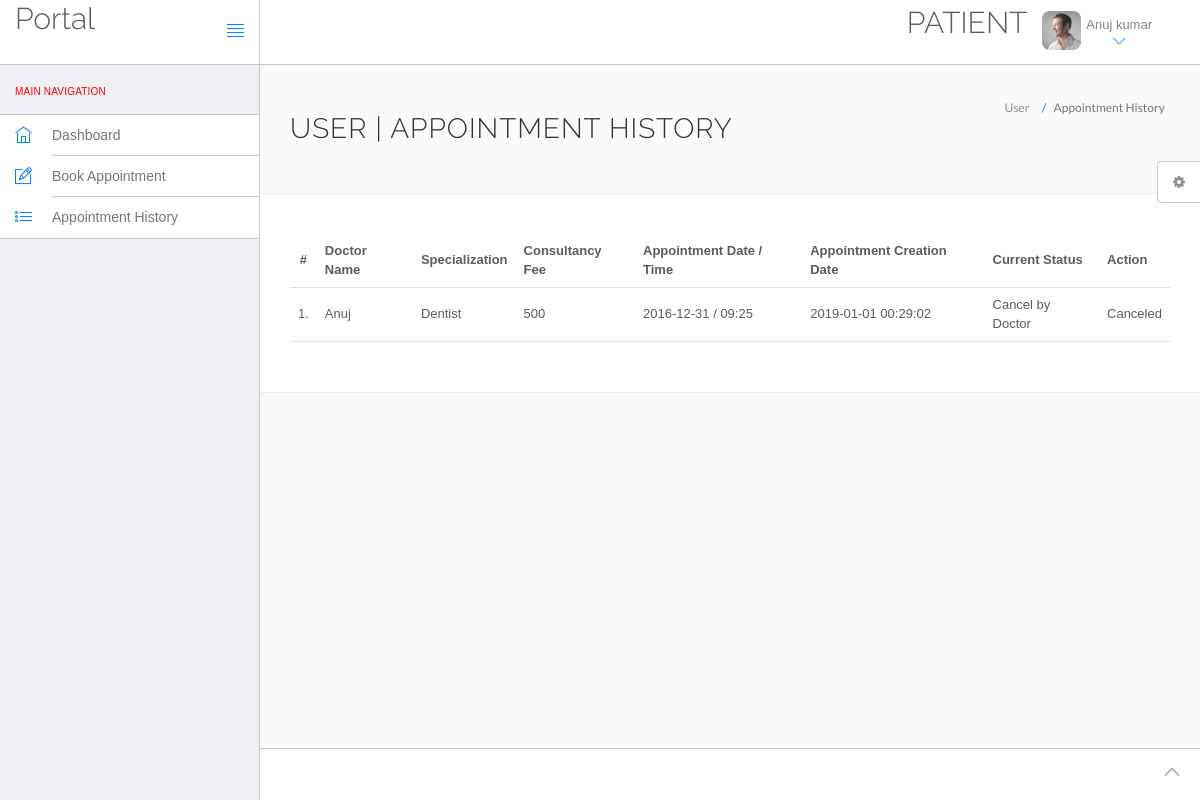
Screenshot of /hms/appointment-history.php (signed in) with the database file from the repository.
### tables this page shows
CREATE TABLE IF NOT EXISTS `users` (
  `id` int(11) NOT NULL,
  `fullName` varchar(255) NOT NULL,
  `address` longtext NOT NULL,
  `city` varchar(255) NOT NULL,
  `gender` varchar(255) NOT NULL,
  `email` varchar(255) NOT NULL,
  `password` varchar(255) NOT NULL,
  `regDate` timestamp NOT NULL DEFAULT CURRENT_TIMESTAMP,
  `updationDate` varchar(255) NOT NULL
);

CREATE TABLE IF NOT EXISTS `appointment` (
  `id` int(11) NOT NULL,
  `doctorSpecialization` varchar(255) NOT NULL,
  `doctorId` int(11) NOT NULL,
  `userId` int(11) NOT NULL,
  `consultancyFees` int(11) NOT NULL,
  `appointmentDate` varchar(255) NOT NULL,
  `appointmentTime` varchar(255) NOT NULL,
  `postingDate` timestamp NOT NULL DEFAULT CURRENT_TIMESTAMP,
  `userStatus` int(11) NOT NULL,
  `doctorStatus` int(11) NOT NULL,
  `updationDate` varchar(255) NOT NULL
);

CREATE TABLE IF NOT EXISTS `doctors` (
  `id` int(11) NOT NULL,
  `specilization` varchar(255) NOT NULL,
  `doctorName` varchar(255) NOT NULL,
  `address` longtext NOT NULL,
  `docFees` varchar(255) NOT NULL,
  `contactno` bigint(11) NOT NULL,
  `docEmail` varchar(255) NOT NULL,
  `password` varchar(255) NOT NULL,
  `creationDate` timestamp NOT NULL DEFAULT CURRENT_TIMESTAMP,
  `updationDate` varchar(255) NOT NULL
);

### hms/appointment-history.php (the view, shortened to what this page needs)
<!DOCTYPE html>
<html lang="en">
	<head>
		<link rel="stylesheet" href="vendor/bootstrap/css/bootstrap.min.css">
		<link rel="stylesheet" href="vendor/fontawesome/css/font-awesome.min.css">
		<link rel="stylesheet" href="vendor/themify-icons/themify-icons.min.css">
		<link href="vendor/animate.css/animate.min.css" rel="stylesheet" media="screen">
		<link href="vendor/perfect-scrollbar/perfect-scrollbar.min.css" rel="stylesheet" media="screen">
		<link href="vendor/switchery/switchery.min.css" rel="stylesheet" media="screen">
		<link href="vendor/bootstrap-touchspin/jquery.bootstrap-touchspin.min.css" rel="stylesheet" media="screen">
		<link href="vendor/select2/select2.min.css" rel="stylesheet" media="screen">
		<link href="vendor/bootstrap-datepicker/bootstrap-datepicker3.standalone.min.css" rel="stylesheet" media="screen">
		<link href="vendor/bootstrap-timepicker/bootstrap-timepicker.min.css" rel="stylesheet" media="screen">
		<link rel="stylesheet" href="assets/css/styles.css">
		<link rel="stylesheet" href="assets/css/plugins.css">
		<link rel="stylesheet" href="assets/css/themes/theme-1.css" id="skin_color" />
	</head>
	<body>
		<div id="app">
<?php include('include/sidebar.php');?>
			<div class="app-content">
					<?php include('include/header.php');?>
				<div class="main-content" >
					<div class="wrap-content container" id="container">
						<section id="page-title">
							<div class="row">
								<div class="col-sm-8">
									<h1 class="mainTitle">User  | Appointment History</h1>
																	</div>
								<ol class="breadcrumb">
									<li>
										<span>User </span>
									</li>
									<li class="active">
										<span>Appointment History</span>
									</li>
								</ol>
							</div>
						</section>
						<div class="container-fluid container-fullw bg-white">
									<div class="row">
								<div class="col-md-12">
									<table class="table table-hover" id="sample-table-1">
										<thead>
											<tr>
												<th class="center">#</th>
												<th class="hidden-xs">Doctor Name</th>
												<th>Specialization</th>
												<th>Consultancy Fee</th>
												<th>Appointment Date / Time </th>
												<th>Appointment Creation Date  </th>
												<th>Current Status</th>
												<th>Action</th>
											</tr>
										</thead>
										<tbody>
<?php
$sql=mysql_query("select doctors.doctorName as docname,appointment.*  from appointment join doctors on doctors.id=appointment.doctorId where appointment.userId='".$_SESSION['id']."'");
$cnt=1;
while($row=mysql_fetch_array($sql))
{
?>
											<tr>
												<td class="center"><?php echo $cnt;?>.</td>
												<td class="hidden-xs"><?php echo $row['docname'];?></td>
												<td><?php echo $row['doctorSpecialization'];?></td>
												<td><?php echo $row['consultancyFees'];?></td>
												<td><?php echo $row['appointmentDate'];?> / <?php echo
												 $row['appointmentTime'];?>
												</td>
												<td><?php echo $row['postingDate'];?></td>
												<td>
<?php if(($row['userStatus']==1) && ($row['doctorStatus']==1))
if(($row['userStatus']==1) && ($row['doctorStatus']==0))
{
	echo "Cancel by Doctor";
}
												?></td>
												<td >
												<div class="visible-md visible-lg hidden-sm hidden-xs">
							<?php if(($row['userStatus']==1) && ($row['doctorStatus']==1))
{ ?>
	<a href="appointment-history.php?id=<?php echo $row['id']?>&cancel=update" onClick="return confirm('Are you sure you want to cancel this appointment ?')"class="btn btn-transparent btn-xs tooltips" title="Cancel Appointment" tooltip-placement="top" tooltip="Remove">Cancel</a>
	<?php } else {
		echo "Canceled";
		} ?>
												</div>
												</td>
											</tr>
											<?php
$cnt=$cnt+1;
											 }?>
										</tbody>
									</table>
								</div>
							</div>
								</div>
					</div>
				</div>
			</div>
	<?php include('include/footer.php');?>
	<?php include('include/setting.php');?>
		</div>
	</body>
</html>

### hms/include/header.php (shortened to what this page needs)
<header class="navbar navbar-default navbar-static-top">
					<div class="navbar-header">
						<a class="navbar-brand" href="#">
							<h2 style="padding-top:2% ">Portal</h2>
						</a>
						<a href="#" class="sidebar-toggler pull-right visible-md visible-lg" data-toggle-class="app-sidebar-closed" data-toggle-target="#app">
							<i class="ti-align-justify"></i>
						</a>
					</div>
					<div class="navbar-collapse collapse">
						<ul class="nav navbar-right">
								<li  style="padding-top:2% ">
								<h2>PATIENT</h2>
							</li>
							<li class="dropdown current-user">
								<a href class="dropdown-toggle" data-toggle="dropdown">
									<img src="assets/images/avatar-1.jpg" alt="Peter"> <span class="Username">
									<?php $query=mysql_query("select fullName from users where id='".$_SESSION['id']."'");
while($row=mysql_fetch_array($query))
{
	echo $row['fullName'];
}
									?> <i class="ti-angle-down"></i></i></span>
								</a>
							</li>
						</ul>
					</div>
				</header>

### hms/assets/css/themes/theme-1.css (style rules this page uses)
body { background: #FAFAFA; }
header .navbar-header { background: #ffffff !important; border-right-color: #c8c7cc !important; border-bottom-color: #c8c7cc !important; }
header .navbar-header .sidebar-toggler, header .navbar-header .sidebar-mobile-toggler { color: #007aff !important; }
header .navbar-header .navbar-brand { color: #777 !important; }
header .navbar-collapse { background: #ffffff !important; border-bottom-color: #c8c7cc !important; box-shadow: none !important; }
header .navbar-collapse .navbar-right > li > a { color: #777; }
header .navbar-collapse .navbar-right > li > a i { color: #007aff !important; }

### rows the page displays
users: fullName "Anuj kumar"
appointment: doctorId.doctorName "Anuj", doctorSpecialization "Dentist", consultancyFees "500", appointmentDate "2016-12-31", appointmentTime "09:25", postingDate "2019-01-01 00:29:02", userStatus "Cancel by Doctor"
